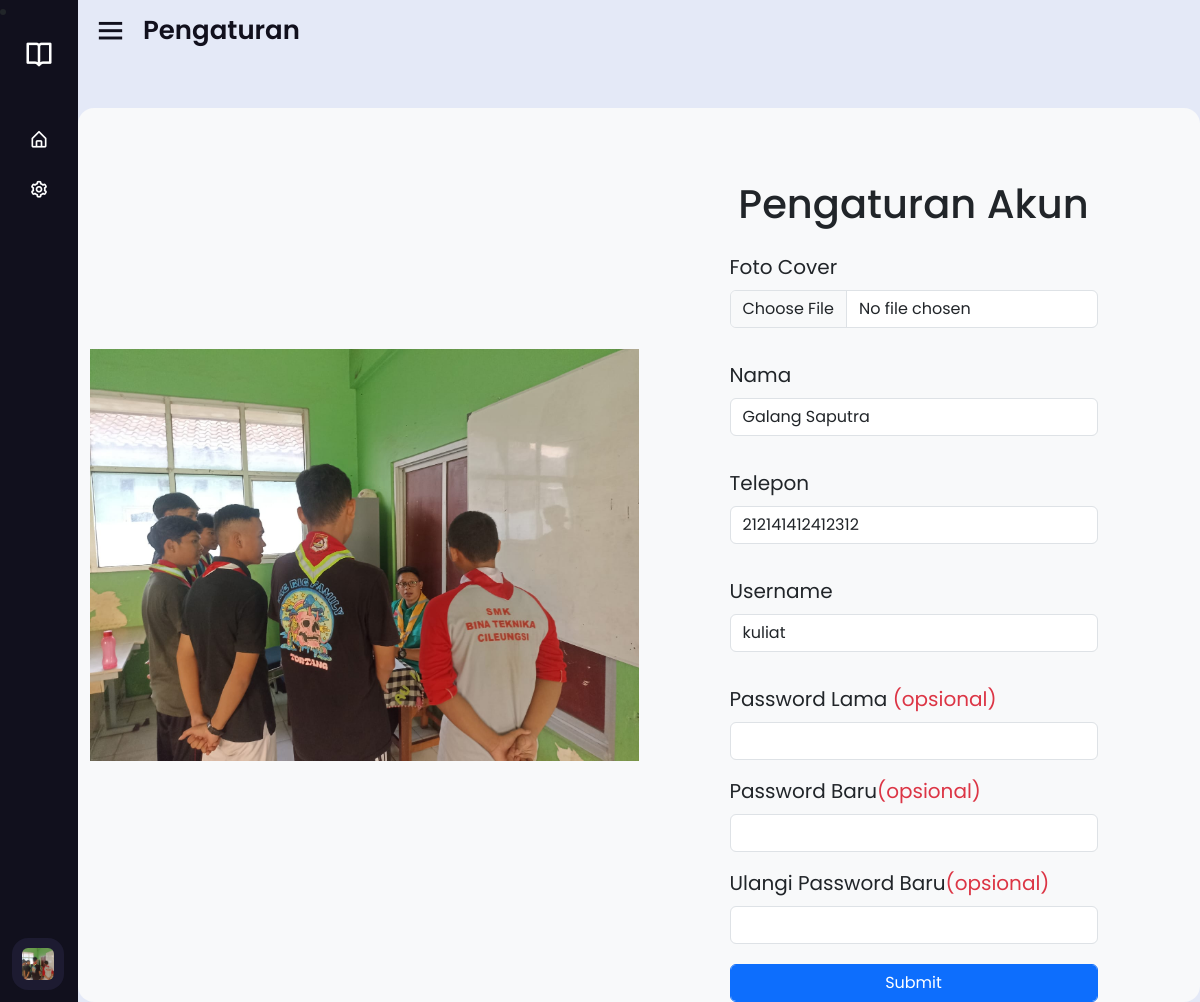
/action/settings.php (signed in), run on the app's committed database.
### tables this page shows
CREATE TABLE `user` (
  `id` int(11) NOT NULL,
  `nama` varchar(50) NOT NULL,
  `telepon` varchar(50) DEFAULT NULL,
  `nuptk` varchar(50) DEFAULT NULL,
  `nisn` varchar(50) DEFAULT NULL,
  `username` varchar(50) NOT NULL,
  `password` varchar(50) NOT NULL,
  `role` set('admin','guru','siswa','guest') NOT NULL,
  `verifikasi` enum('D','P') DEFAULT 'P',
  `gambar` text DEFAULT NULL
);

### action/settings.php (the view, shortened to what this page needs)
<?php
include '../auth/koneksi.php';
  $query = "SELECT * FROM user WHERE username = '".$_SESSION['username']."'";
  $result = $c->query($query);
  $row = $result->fetch_assoc();
  $nama = $row['nama'];
  $role = $row['role'];
  $telepon = $row['telepon'];
  $gambar = $row['gambar'];
  $username = $row['username'];
?>
<!DOCTYPE html>
<html lang="en" dir="ltr">
  <head>
    <link rel="stylesheet" href="../assets/style.css" />
    <link
      href="https://unpkg.com/boxicons@2.1.4/css/boxicons.min.css"
      rel="stylesheet"
    />
    <link
      href="https://cdn.jsdelivr.net/npm/bootstrap@5.3.3/dist/css/bootstrap.min.css"
      rel="stylesheet"
    />
  </head>
  <body style="background: #e4e9f7;">
    <div class="sidebar close">
    <?php
    if($role == 'admin'){
    ?>
      <div class="logo-details">
        <i class="bx bx-book-open"></i>
        <span class="logo_name">Admin</span>
      </div>
      <ul class="nav-links">
        <li>
          <a href="../dashboard/dashboard.php">
            <i class="bx bx-grid-alt"></i>
            <span class="link_name">Dashboard</span>
          </a>
        </li>
        <li>
          <div class="iocn-link">
            <a href="#" disable>
              <i class="bx bx-shield-plus"></i>
              <span class="link_name">Auth</span>
            </a>
            <i class="bx bxs-chevron-down arrow"></i>
          </div>
          <ul class="sub-menu">
            <li><a class="link_name" href="#">Auth</a></li>
            <li><a href="../action/account.php?role=guru">Verifikasi Guru</a></li>
            <li><a href="../action/account.php?role=siswa">Verifikasi Siswa</a></li>
          </ul>
        </li>
        <li>
          <div class="iocn-link">
            <a href="#">
              <i class="bx bxs-bookmark-star"></i>
              <span class="link_name">Karya</span>
            </a>
            <i class="bx bxs-chevron-down arrow"></i>
          </div>
          <ul class="sub-menu">
            <li><a class="link_name" href="#">Karya</a></li>
            <li><a href="../action/karya.php">Lihat Karya</a></li>
            <li><a href="../action/tambah.php">Tambah Karya</a></li>
            <li><a href="../action/karya.php?action=pribadi">Karya Pribadi</a></li>
          </ul>
        </li>
        <li>
          <a href="../index.php">
            <i class="bx bx-home-alt"></i>
            <span class="link_name">Home</span>
          </a>
        </li>
        <?php
        }elseif($role == 'guest'){
        ?>
      <li>
        <div class="logo-details">
          <i class="bx bx-book-open"></i>
        </div>
        <ul class="nav-links">
          <li>
            <a href="../index.php">
              <i class="bx bx-home-alt"></i>
            </a>
          </li>
            <li>
          <a href="../action/settings.php">
            <i class='bx bx-cog' ></i>
          </a>
        </li>
        <?php
        }
        ?>
        <li>
          <div class="profile-details">
            <div class="profile-content">
              <?php
              if ($gambar) {
                echo '<img src="../file/'.$gambar.'" alt="profileImg" />';
              } else {
               $random_color = str_pad(dechex(mt_rand(0, 0xFFFFFF)), 6, '0', STR_PAD_LEFT);
                $initials = substr($nama, 0, 2);
                echo '<img src="https://place-hold.it/500x500/'.$random_color.'/white&text='.$initials.'&fontsize=250" alt="profileImg" />';
              }
              ?>
            </div>
          </div>
        </li>
      </ul>
    </div>
    <section class="home-section">
      <div class="home-content">
        <i class="bx bx-menu"></i>
        <span class="text">Pengaturan</span>
      </div>
      <div class="container container-fluid d-flex align-items-center bg-light rounded-4 mt-5">
        <div class="d-flex flex-column w-50">
          <div class="d-flex flex-row justify-content-center">
            <?php
              if ($gambar) {
                echo '<img src="../file/'.$gambar.'" alt="profileImg" class="img-fluid m-3" />';
              } else {
               $random_color = str_pad(dechex(mt_rand(0, 0xFFFFFF)), 6, '0', STR_PAD_LEFT);
                $initials = substr($nama, 0, 2);
                echo '<img src="https://place-hold.it/500x500/'.$random_color.'/white&text='.$initials.'&fontsize=250" alt="profileImg class="img-fluid m-3"" />';
              }
              ?>
          </div>
        </div>
        <div class="d-flex flex-column w-50 pt-4">
          <div class="d-flex flex-row justify-content-center align-top">
            <h1 class="text-center pt-5">Pengaturan Akun</h1>
          </div>
          <div class="d-flex flex-column justify-content-center align-items-center">
            <form action="../action/settings.php" method="POST" enctype="multipart/form-data">
              <div class="mb-3">
                        <?php if(!empty($gambar)): ?>
                        <label class="form-label fs-5 mt-3">Foto Cover</label>
                        <input type="file" name="foto" class="form-control" >
                    <?php else: ?>
                        <label class="form-label fs-5 mt-3">Foto Cover</label>
                        <input type="file" name="foto" class="form-control" >
                    <?php endif; ?>
              </div>
                  <?php
                  if($role == 'guru'){
                  ?>
                    <div class="mb-3">
                    <label for="nama" class="form-label fs-5 mt-3">Nama</label>
                    <input type="text" name="nama" class="form-control" value="<?=$nama?>" required>
                    </div>
                    <div class="mb-3">
                      <label for="telepon" class="form-label fs-5 mt-3">Telepon</label>
                      <input type="number" name="telepon" class="form-control" value="<?=$telepon?>" required>
                    </div>
                    <div class="mb-3">
                      <label for="nuptk" class="form-label fs-5 mt-3">NUPTK</label>
                      <input type="text" name="nuptk" class="form-control" value="<?=$nuptk?>" required>
                      </div>
                    <div class="mb-3">
                      <label for="username" class="form-label fs-5 mt-3">Username</label>
                      <input type="text" name="newusername" class="form-control" value="<?=$username?>" required>
                    </div>
                    <div class="mb-3">
                    <label for="password" class="form-label fs-5 mt-3">Password Lama <span class="text-danger">(opsional)</span></label>
                    <input type="password" name="password" class="form-control">
                    <label for="repassword" class="form-label fs-5 mt-3">Password Baru<span class="text-danger">(opsional)</span></label>
                    <input type="password" name="repassword" class="form-control">
                    <label for="repasswords" class="form-label fs-5 mt-3">Ulangi Password Baru<span class="text-danger">(opsional)</span></label>
                    <input type="password" name="repasswords" class="form-control">
                  <?php
                  }elseif($role == 'guest'){
                  ?>
                    <div class="mb-3">
                      <label for="nama" class="form-label fs-5 mt-3">Nama</label>
                      <input type="text" name="nama" class="form-control" value="<?=$nama?>" required>
                    </div>
                    <div class="mb-3">
                      <label for="telepon" class="form-label fs-5 mt-3">Telepon</label>
                      <input type="number" name="telepon" class="form-control" value="<?=$telepon?>" required>
                    </div>
                                        <div class="mb-3">
                      <label for="username" class="form-label fs-5 mt-3">Username</label>
                      <input type="text" name="newusername" class="form-control" value="<?=$username?>" required>
                    </div>
                    <div class="mb-3">
                    <label for="password" class="form-label fs-5 mt-3">Password Lama <span class="text-danger">(opsional)</span></label>
                    <input type="password" name="password" class="form-control">
                    <label for="repassword" class="form-label fs-5 mt-3">Password Baru<span class="text-danger">(opsional)</span></label>
                    <input type="password" name="repassword" class="form-control">
                    <label for="repasswords" class="form-label fs-5 mt-3">Ulangi Password Baru<span class="text-danger">(opsional)</span></label>
                    <input type="password" name="repasswords" class="form-control">
            </div>
            <?php
            }?>
              <button type="submit" class="btn btn-primary mt-1 form-control" name="edit">Submit</button>
            </form>
          </div>
        </div>
      </div>
    </section>
  </body>
</html>

### assets/style.css (style rules this page uses)
* { margin: 0; padding: 0; box-sizing: border-box; font-family: "Poppins", sans-serif; }
.sidebar { position: fixed; top: 0; left: 0; height: 100%; width: 260px; background: #11101d; z-index: 100; transition: all 0.5s ease; }
.sidebar.close { width: 78px; }
.sidebar .logo-details { height: 60px; width: 100%; display: flex; align-items: center; }
.sidebar .logo-details i { font-size: 30px; color: #fff; height: 50px; min-width: 78px; text-align: center; line-height: 50px; }
.sidebar .nav-links { height: 100%; padding: 30px 0 150px 0; overflow: auto; }
.sidebar.close .nav-links { overflow: visible; }
.sidebar .nav-links li { position: relative; list-style: none; transition: all 0.4s ease; }
.sidebar .nav-links li i { height: 50px; min-width: 78px; text-align: center; line-height: 50px; color: #fff; font-size: 20px; cursor: pointer; transition: all 0.3s ease; }
.sidebar .nav-links li a { display: flex; align-items: center; text-decoration: none; }
.sidebar .profile-details { position: fixed; bottom: 0; width: 260px; display: flex; align-items: center; justify-content: space-between; background: #1d1b31; padding: 12px 0; transition: all 0.5s ease; }
.sidebar.close .profile-details { background: none; }
.sidebar.close .profile-details { width: 78px; }
.sidebar .profile-details .profile-content { display: flex; align-items: center; }
.sidebar .profile-details img { height: 52px; width: 52px; object-fit: cover; border-radius: 16px; margin: 0 14px 0 12px; background: #1d1b31; transition: all 0.5s ease; }
.sidebar.close .profile-details img { padding: 10px; }
.home-section { position: relative; background: #e4e9f7; height: 100vh; left: 260px; width: calc(100% - 260px); transition: all 0.5s ease; }
.sidebar.close ~ .home-section { left: 78px; width: calc(100% - 78px); }
.home-section .home-content { height: 60px; display: flex; align-items: center; }
.home-section .home-content .bx-menu, .home-section .home-content .text { color: #11101d; font-size: 35px; }
.home-section .home-content .bx-menu { margin: 0 15px; cursor: pointer; }
.home-section .home-content .text { font-size: 26px; font-weight: 600; }

### data on the page
user: gambar (picture), nama "Galang Saputra", telepon "212141412412312", newusername "kuliat"
